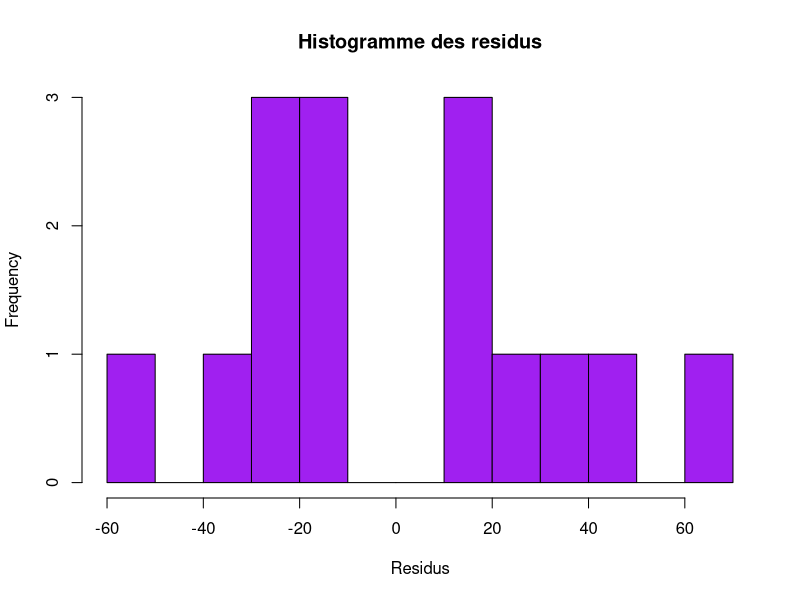
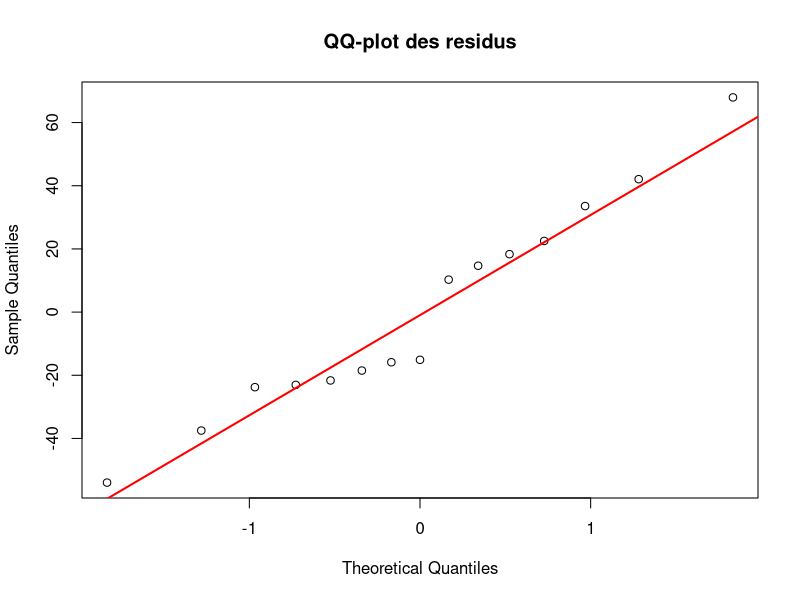
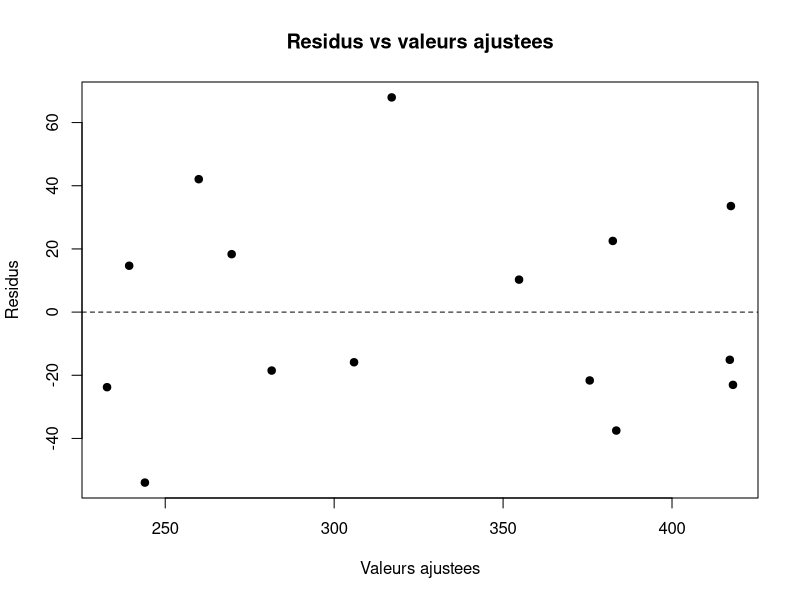

Recreate these plots in R, in order.
# EXERCICE 3 -- ReGRESSION LINeAIRE MULTIPLE (Cholesterol) ####
# Y  : Cholesterol (ml/100ml)
# X1 : Poids (kg)
# X2 : Âge (ans)
# X3 : Taille (cm)


# 1) Construction explicite du data frame df
df <- data.frame(
  cholesterol = c(354, 190, 405, 263, 451, 302, 288, 385, 402, 365, 209, 290, 346, 254, 395),
  weight      = c( 84,  73,  65,  70,  76,  69,  63,  72,  79,  75,  47,  89,  65,  57,  59),
  age         = c( 46,  20,  52,  30,  57,  25,  28,  36,  57,  44,  24,  31,  52,  23,  60),
  height      = c(180, 190, 160, 155, 165, 170, 175, 180, 150, 165, 160, 165, 165, 170, 175)
)

# Appréhenson du jeu de données
head(df)
str(df)
summary(df)

rbind(
  Mean = round(sapply(df, mean, na.rm = TRUE),3),
  Std  = round(sapply(df, sd,   na.rm = TRUE),3),
  N    = round(sapply(df, function(x) sum(!is.na(x))),3)
)

# 2) Ajustement du modele lineaire multiple : Y ~ X1 + X2 + X3
model <- lm(cholesterol ~ weight + age + height, data = df)

# Resume global du modele : coefficients, tests t, R^2, test de Fisher, etc.
summary(model)

# 2.b) Estimation de la variance du bruit : sigma^2 (au sens MCO)
# R donne directement sigma_hat via summary(model)$sigma ; on recupere sigma^2 en le mettant au carre.
sigma_hat  <- summary(model)$sigma
sigma2_hat <- sigma_hat^2
sigma_hat
sigma2_hat

# 3) Intervalles de confiance a 95% pour chaque coefficient
confint(model, level = 0.95)

# 4) Analyse des residus : centrage, histogramme, QQ-plot
res <- residuals(model)

# Centrage numerique
mean(res)

# Test de Student : moyenne des residus nulle ?
t.test(res, mu = 0)

# Histogramme des residus
hist(res,breaks = 10, main   = "Histogramme des residus",
     xlab   = "Residus",col  = "purple")

# QQ-plot des residus (diagnostic de normalite)
qqnorm(res, main = "QQ-plot des residus")
qqline(res, col = "red", lwd = 2)

# Diagnostic d'homoscedasticite : residus vs valeurs ajustees
plot(fitted(model), res, pch  = 19, xlab = "Valeurs ajustees",
     ylab = "Residus", main = "Residus vs valeurs ajustees")
abline(h = 0, lty = 2)

# 4.b) Test (optionnel) de normalite des residus : Shapiro-Wilk (n=15)... sensible aux petits échantillons.
shapiro.test(res)

# 5) Comparaison avec d'autres modeles (exemples)
# 5.a) Modele reduit : selection de variables (a discuter selon significativite)
model_red <- lm(cholesterol ~ age, data = df)
summary(model_red)

# 5.c) Exemple de modele avec interaction (a discuter)
model_int <- lm(cholesterol ~ weight + age + height + weight:age, data = df)
summary(model_int)

# 5.c) Comparaison par ANOVA (si modeles emboîtes)
anova(model_red, model)

# Comparaison synthetique des modeles : R^2, R^2 ajuste, AIC, BIC
models_comp <- data.frame(
  Model = c("Complet", "Reduit (age)", "Interaction"),
  R2 = c(
    summary(model)$r.squared, summary(model_red)$r.squared,
    summary(model_int)$r.squared
  ),
  R2_adj = c(
    summary(model)$adj.r.squared, summary(model_red)$adj.r.squared,
    summary(model_int)$adj.r.squared
  ),
  AIC = c(
    AIC(model),
    AIC(model_red),
    AIC(model_int)
  ),
  BIC = c(
    BIC(model),
    BIC(model_red),
    BIC(model_int)
  )
)

# Arrondi et print
models_comp[, -1] <- round(models_comp[, -1], 3); models_comp


# ---------- FIN Exercice 3 ----------